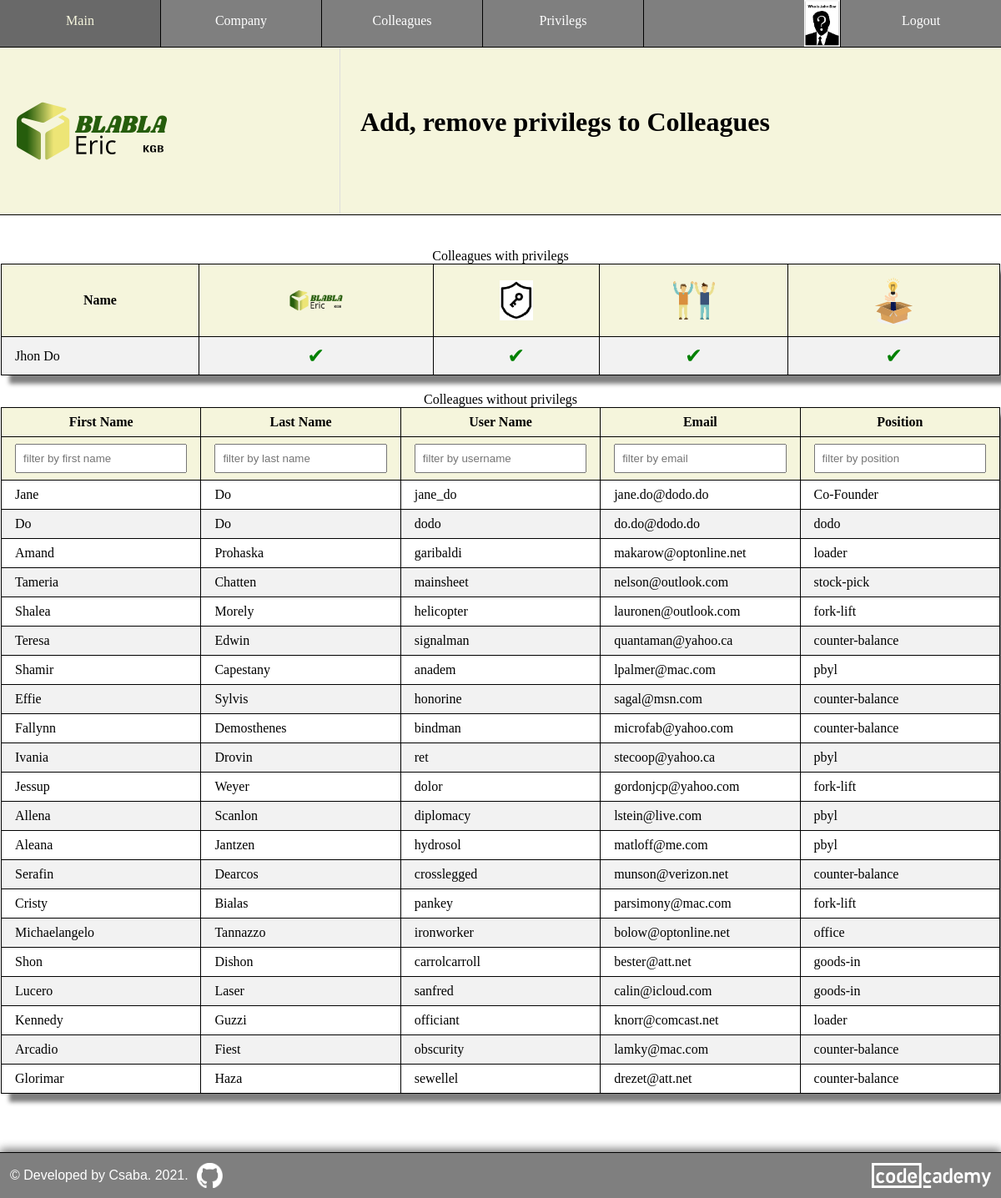
/privilegs (signed in), run on an earlier commit of the app's database.
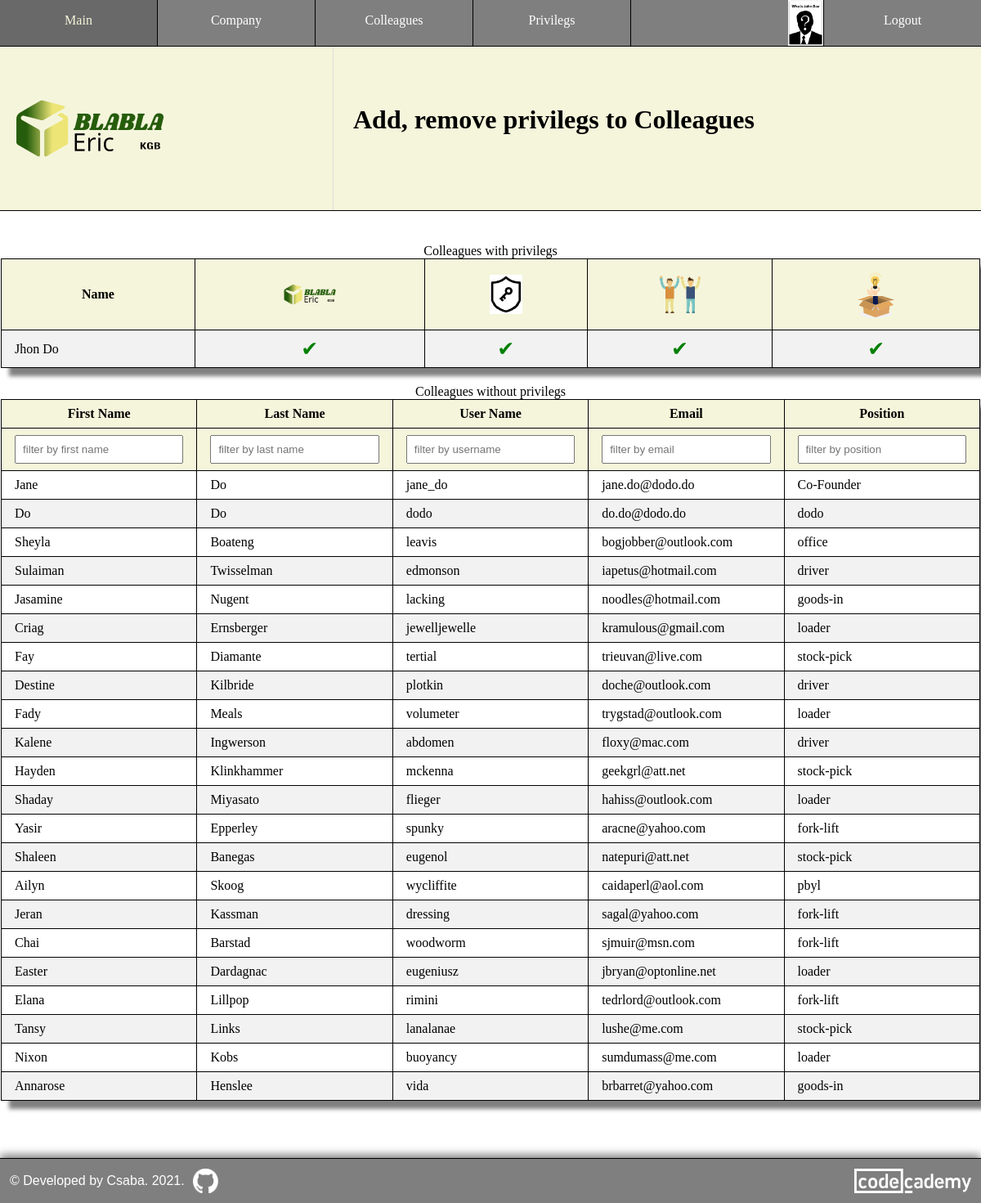
And on a later commit of the database.
### models.py (models this page shows, shortened)
class Colleagues(db.Model, UserMixin):
    id = db.Column(db.Integer, primary_key = True)
    user_name = db.Column(db.String(32), unique = True, index = True)
    email = db.Column(db.String(128), unique = True, index = True)
    confirmed = db.Column(db.Integer, unique = False, default = 0)
    first_name = db.Column(db.String(32), nullable = False, index = True)
    last_name = db.Column(db.String(64), nullable = False, index = True)
    avatar = db.Column(db.String(8), nullable = True)
    position = db.Column(db.String(2048), index = True)
    password_hash = db.Column(db.String(128))
    company_id = db.Column(db.Integer, db.ForeignKey("company.id"))
    ideas = db.relationship(
        "Ideas",
        backref = "colleague",
        lazy = "dynamic",
        cascade = "all, delete, delete-orphan"  # cascading deletion
    )
    admin = db.relationship(
        "Admins",
        backref = "colleague",
        lazy = "dynamic",
        cascade = "all, delete, delete-orphan"  # cascading deletion
    )
    def fullname(self):
        return f"{self.first_name} {self.last_name}"

### routes.py (the view)
@app.route("/privilegs", methods = ["GET", "POST"])
@login_required
def privilegs():
    if not is_auth_privilegs(current_user):
        return unathorized("You cannot to vew this page.", "error")
    company = Company.query.get(current_user.company_id)
    company_id = company.id
    admins = db.session.query(Colleagues, Admins).filter(
        Colleagues.id == Admins.colleague_id,
        Colleagues.company_id == company_id
    ).all()
    colleagues = Colleagues.query.filter(Colleagues.company_id == current_user.company_id).all()
    for admin in admins:
        for colleague in colleagues:
            if admin.Admins.colleague_id == colleague.id:
                colleagues.remove(colleague)
    return render_template(
        "privilegs.html",
        logo = get_logo(current_user),
        change_logo = is_auth_company(current_user), # to add click event to change logo for authorized admin
        admins = admins,
        colleagues = colleagues,
        nav = get_nav(current_user)
    )

### helper.py (called while the page is built)
def get_admin(current_user):
    admin = Admins.query.filter(Admins.colleague_id == current_user.id).first()
    if not admin:
        admin = instatiate_admin(False)
    return admin

def is_auth_company(current_user):
    admin = get_admin(current_user)
    if not admin.update_company:
        return False
    return True

def is_auth_colleague(current_user, colleague=None):
    if not colleague:
        colleague = current_user
    admin = get_admin(current_user)
    if not admin.update_colleague:
        return False
    if current_user.company_id != colleague.company_id:
        return False
    return True

def is_auth_privilegs(current_user, colleague=None):
    if not colleague:
        colleague = current_user
    admin = get_admin(current_user)
    if not admin.update_privilegs:
        return False
    if current_user.company_id != colleague.company_id:
        return False
    return True

def get_logo(current_user):
    id = current_user.company_id
    company = Company.query.get(id)
    logo_extension = company.logo
    return f"{id}.{logo_extension}" if logo_extension else "idea-box.svg"

### models.py (called while the page is built)
@login_manager.user_loader
def load_colleague(id):
    return Colleagues.query.get(int(id))

### templates/privilegs.html (shortened to what this page needs)
{% extends "base.html" %}
{% block css %}
<link rel="stylesheet" href="{{ url_for('static', filename = 'style/profile.css') }} " />
<link rel="stylesheet" href="{{ url_for('static', filename = 'style/colleagues.css') }} " />
<link rel="stylesheet" href="{{ url_for('static', filename = 'style/privilegs.css') }} " />
{% endblock css %}
{% block header_left %}
    {% include 'component/logo.html' %}
{% endblock header_left %}
{% block header_right %}
    <h1>Add, remove privilegs to Colleagues</h1>
{% endblock header_right %}
{% block content %}
<main class="privilegs">
    <section>
        <table class="admin_table">
            <caption>Colleagues with privilegs</caption>
            <tr>
                <th>Name</th>
                <th title="Update company">
                    <img id="company_logo" src="{{ url_for('static', filename = 'logo/' + logo) }}" alt="Company logo" />
                </th>
                <th title="Update privilegs">
                    <img id="privilegs_logo" src="{{ url_for('static', filename = 'icons/update_privilegs.png') }}" alt="Add/Remove privilegs logo" />
                </th>
                <th title="Update colleague">
                    <img id="colleague_logo" src="{{ url_for('static', filename = 'icons/update_colleague.png') }}" alt="Update colleague logo" />
                </th>
                <th title="Update Idea Box">
                    <img id="box_logo" src="{{url_for('static', filename = 'images/idea-box.svg') }}" alt="Update Idea Box logo" />
                </th>
            </tr>
            {% for admin in admins %}
            <tr id="colleague{{admin.Admins.colleague.id}}" class="clickable" onclick="window.location='/update_privilegs/{{ admin.Admins.colleague.id }}'">
                <td>{{admin.Admins.colleague.fullname()}}</td>
                <td>
                    {% if admin.Admins.update_company %}
                    <span>&#10004;</span>
                    {% else %}
                    <span>&#10060;</span>
                    {% endif %}
                </td>
                <td>
                    {% if admin.Admins.update_privilegs %}
                    <span>&#10004;</span>
                    {% else %}
                    <span>&#10060;</span>
                    {% endif %}
                </td>
                <td>
                    {% if admin.Admins.update_colleague %}
                    <span>&#10004;</span>
                    {% else %}
                    <span>&#10060;</span>
                    {% endif %}
                </td>
                <td>
                    {% if admin.Admins.update_box %}
                    <span>&#10004;</span>
                    {% else %}
                    <span>&#10060;</span>
                    {% endif %}
                </td>
            </tr>
            {% endfor %}
        </table>
        <table id="filterable_table">
            <caption>Colleagues without privilegs</caption>
            <tr class="table_header">
                <th>First Name</th>
                <th>Last Name</th>
                <th>User Name</th>
                <th>Email</th>
                <th>Position</th>
            </tr>
            <tr class="filter">
                <th><input type="text" id="first_name" name="first_name" onkeyup="filter_by('first_name')" placeholder="filter by first name" /></th>
                <th><input type="text" id="last_name" name="last_name" onkeyup="filter_by('last_name')" placeholder="filter by last name" /></th>
                <th><input type="text" id="username" name="username" onkeyup="filter_by('username')" placeholder="filter by username" /></th>
                <th><input type="text" id="email" name="email" onkeyup="filter_by('email')" placeholder="filter by email" /></th>
                <th><input type="text" id="position" name="position" onkeyup="filter_by('position')" placeholder="filter by position" /></th>
            </tr>
            {% for colleague in colleagues %}
            <tr id="colleague{{colleague.id}}" class="clickable" onclick="window.location='/update_privilegs/{{ colleague.id }}'">
                <td>{{colleague.first_name}}</td>
                <td>{{colleague.last_name}}</td>
                <td>{{colleague.user_name}}</td>
                <td>{{colleague.email}}</td>
                <td>{{colleague.position}}</td>
            </tr>
            {% endfor %}
        </table>
    </section>
</main>
{% endblock content %}

### templates/base.html (shortened to what this page needs)
<html>
    <head>
        <link rel="stylesheet" href="{{ url_for('static', filename = 'style/base.css') }} " />
        <link rel="stylesheet" href="{{ url_for('static', filename = 'style/common.css') }} " />
        {% block css %}{% endblock css %}
        <link rel="stylesheet" href="{{ url_for('static', filename = 'style/footer.css') }} " />
    </head>
    <body>
        <nav>
            <div class="left-nav">
                {% for menu, path in nav["left"].items() %}
                <a href="{{ path }}">{{ menu }}</a>
                {% endfor %}
            </div>
            <div class="right-nav">
                {% for menu, path in nav["right"].items() %}
                    {% if current_user.get_id() and path == "/profile" %}
                    <a id="avatar" href="/profile/{{ current_user.id }}" title="Your profile" >
                        {% if current_user.avatar %}
                        <img src="{{ url_for('static', filename = '/avatars/') }}{{ current_user.id }}.{{ current_user.avatar }}" />
                        {% else %}
                        <img src="{{ url_for('static', filename = '/avatars/default.png') }}" />
                        {% endif %}
                    </a>
                    {% else %}
                    <a href="{{ path }}">{{ menu }}</a>
                    {% endif %}
                {% endfor %}
            </div>
        </nav>
        <header>
            <div class="header_left">
                <div>
                    {% block header_left %}
                    {% endblock header_left %}
                </div>
            </div>
            <div class="header_right">
                <div>
                    {% block header_right %}
                    {% endblock header_right %}
                </div>
            </div>
        </header>
        {% block content %}
        {% endblock content %}
        <footer>
            <div id="copiright">
                &copy; Developed by Csaba. <span id="developed">   2021</span><span id="presentYear">.</span>
            </div>
            <div id="github_icon">
                <a href="https://github.com/lendoo73/my_idea_boxes" target="_blank" title="Code on GitHub" >
                    <img src="{{ url_for('static', filename = 'images/github_logo.png') }}" />
                </a>
            </div>
            <div>
                <a href="https://www.codecademy.com/profiles/lendoo" target="_blank">
                    <img id="codecademy_logo" src="{{ url_for('static', filename = 'images/codecademy-white.svg') }}" alt="CodeCademy logo" />
                </a>
            </div>
        </footer>
    </body>
</html>

### templates/component/logo.html
{% if change_logo %}
<a href="{{ url_for('upload_logo') }}">
{% endif %}
    <img src="{{ url_for('static', filename = 'logo/' + logo) }}" alt="Company logo" />
{% if change_logo %}
</a>
{% endif %}

### static/style/base.css (style rules this page uses)
body { margin: 0; box-sizing: border-box; }
main { min-height: 32vh; }
nav { border-bottom: 1px solid black; background-color: rgba(0, 0, 0, 0.5); width: 100%; overflow: auto; }
.left-nav a { float: left; vertical-align: middle; }
#avatar { width: min-content; }
.right-nav a { float: right; }
.left-nav a { border-right: 1px solid black; }
.right-nav a:not(:last-child) { border-left: 1px solid black; }
.right-nav a img { height: 56px; margin-top: -16px; }
a { text-decoration: none; }
nav a { color: white; height: 24px; width: 16%; text-align: center; padding: 16px 0; }
header { display: grid; justify-content: space-between; grid-template-columns: 34% 64%; grid-gap: 20px; background-color: beige; min-height: 200px; border-bottom: 1px solid black; margin-bottom: 20px; }
.header_left, .header_right { display: flex; align-items: center; }
.header_left { position: relative; border-right: 1px solid #ddd; }
header h1 { margin-top: 0; }
.header_left img { padding-left: 10px; max-width: 250px; }
.header_right { padding: 10px 0; }

### static/style/common.css (style rules this page uses)
input { padding: 8px; }
th { background-color: beige; }
footer { margin-top: 50px; }

### static/style/profile.css (style rules this page uses)
section { overflow-x: auto; padding: 20px; }
table { border-collapse: collapse; border: 1px solid black; margin: 0 auto; box-shadow: 10px 10px 5px grey; }
td, th { border: 1px solid black; text-align: left; padding: 8px 16px; }
td { cursor: pointer; }
tr:nth-child(even) { background-color: #f2f2f2; }

### static/style/colleagues.css (style rules this page uses)
body { overflow-x: hidden; }
.clickable { overflow-wrap: anywhere; }
table { width: 100%; }
@media (max-width: 1200px) { section { padding: 20px 1px; } }
@media (max-width: 1200px) { .filter input { width: 100%; } }

### static/style/privilegs.css (style rules this page uses)
th { text-align: center; }
#company_logo { width: 70px; }
#privilegs_logo { width: 40px; }
#colleague_logo { width: 50px; }
#box_logo { width: 60px; }
.admin_table { margin-bottom: 20px; }
.admin_table tr td:not(:first-of-type) { text-align: center; color: green; font-size: 25px; }

### static/style/footer.css (style rules this page uses)
footer { display: flex; align-items: center; background-color: rgba(0, 0, 0, 0.5); color: white; text-align: left; padding: 12px; font-family: sans-serif; border-top: 1px solid black; box-shadow: 0px -4px 10px grey; }
footer img { height: 30px; }
#github_icon { flex-grow: 1; margin-left: 10px; }
#codecademy_logo { flex-grow: 2; }

What changed in the data, as far as the page shows it:
removed Colleagues: first_name "Amand", last_name "Prohaska", user_name "garibaldi", email "makarow@optonline.net", position "loader", shown under "Colleagues without privilegs"
removed Colleagues: first_name "Shamir", last_name "Capestany", user_name "anadem", email "lpalmer@mac.com", position "pbyl", shown under "Colleagues without privilegs"
removed Colleagues: first_name "Aleana", last_name "Jantzen", user_name "hydrosol", email "matloff@me.com", position "pbyl", shown under "Colleagues without privilegs"
removed Colleagues: first_name "Michaelangelo", last_name "Tannazzo", user_name "ironworker", email "bolow@optonline.net", position "office", shown under "Colleagues without privilegs"
removed Colleagues: first_name "Lucero", last_name "Laser", user_name "sanfred", email "calin@icloud.com", position "goods-in", shown under "Colleagues without privilegs"
removed Colleagues: first_name "Kennedy", last_name "Guzzi", user_name "officiant", email "knorr@comcast.net", position "loader", shown under "Colleagues without privilegs"
removed Colleagues: first_name "Glorimar", last_name "Haza", user_name "sewellel", email "drezet@att.net", position "counter-balance", shown under "Colleagues without privilegs"
added Colleagues: first_name "Sheyla", last_name "Boateng", user_name "leavis", email "bogjobber@outlook.com", position "office", shown under "Colleagues without privilegs"
changed Colleagues: first_name "Tameria" → "Sulaiman"; last_name "Chatten" → "Twisselman"; user_name "mainsheet" → "edmonson"; email "nelson@outlook.com" → "iapetus@hotmail.com"; position "stock-pick" → "driver"
changed Colleagues: first_name "Shalea" → "Jasamine"; last_name "Morely" → "Nugent"; user_name "helicopter" → "lacking"; email "lauronen@outlook.com" → "noodles@hotmail.com"; position "fork-lift" → "goods-in"
changed Colleagues: first_name "Teresa" → "Criag"; last_name "Edwin" → "Ernsberger"; user_name "signalman" → "jewelljewelle"; email "quantaman@yahoo.ca" → "kramulous@gmail.com"; position "counter-balance" → "loader"
added Colleagues: first_name "Fay", last_name "Diamante", user_name "tertial", email "trieuvan@live.com", position "stock-pick", shown under "Colleagues without privilegs"
changed Colleagues: first_name "Effie" → "Destine"; last_name "Sylvis" → "Kilbride"; user_name "honorine" → "plotkin"; email "sagal@msn.com" → "doche@outlook.com"; position "counter-balance" → "driver"
changed Colleagues: first_name "Fallynn" → "Fady"; last_name "Demosthenes" → "Meals"; user_name "bindman" → "volumeter"; email "microfab@yahoo.com" → "trygstad@outlook.com"; position "counter-balance" → "loader"
changed Colleagues: first_name "Ivania" → "Kalene"; last_name "Drovin" → "Ingwerson"; user_name "ret" → "abdomen"; email "stecoop@yahoo.ca" → "floxy@mac.com"; position "pbyl" → "driver"
changed Colleagues: first_name "Jessup" → "Hayden"; last_name "Weyer" → "Klinkhammer"; user_name "dolor" → "mckenna"; email "gordonjcp@yahoo.com" → "geekgrl@att.net"; position "fork-lift" → "stock-pick"
changed Colleagues: first_name "Allena" → "Shaday"; last_name "Scanlon" → "Miyasato"; user_name "diplomacy" → "flieger"; email "lstein@live.com" → "hahiss@outlook.com"; position "pbyl" → "loader"
added Colleagues: first_name "Yasir", last_name "Epperley", user_name "spunky", email "aracne@yahoo.com", position "fork-lift", shown under "Colleagues without privilegs"
changed Colleagues: first_name "Serafin" → "Shaleen"; last_name "Dearcos" → "Banegas"; user_name "crosslegged" → "eugenol"; email "munson@verizon.net" → "natepuri@att.net"; position "counter-balance" → "stock-pick"
changed Colleagues: first_name "Cristy" → "Ailyn"; last_name "Bialas" → "Skoog"; user_name "pankey" → "wycliffite"; email "parsimony@mac.com" → "caidaperl@aol.com"; position "fork-lift" → "pbyl"
added Colleagues: first_name "Jeran", last_name "Kassman", user_name "dressing", email "sagal@yahoo.com", position "fork-lift", shown under "Colleagues without privilegs"
changed Colleagues: first_name "Shon" → "Chai"; last_name "Dishon" → "Barstad"; user_name "carrolcarroll" → "woodworm"; email "bester@att.net" → "sjmuir@msn.com"; position "goods-in" → "fork-lift"
added Colleagues: first_name "Easter", last_name "Dardagnac", user_name "eugeniusz", email "jbryan@optonline.net", position "loader", shown under "Colleagues without privilegs"
added Colleagues: first_name "Elana", last_name "Lillpop", user_name "rimini", email "tedrlord@outlook.com", position "fork-lift", shown under "Colleagues without privilegs"
changed Colleagues: first_name "Arcadio" → "Tansy"; last_name "Fiest" → "Links"; user_name "obscurity" → "lanalanae"; email "lamky@mac.com" → "lushe@me.com"; position "counter-balance" → "stock-pick"
added Colleagues: first_name "Nixon", last_name "Kobs", user_name "buoyancy", email "sumdumass@me.com", position "loader", shown under "Colleagues without privilegs"
added Colleagues: first_name "Annarose", last_name "Henslee", user_name "vida", email "brbarret@yahoo.com", position "goods-in", shown under "Colleagues without privilegs"
